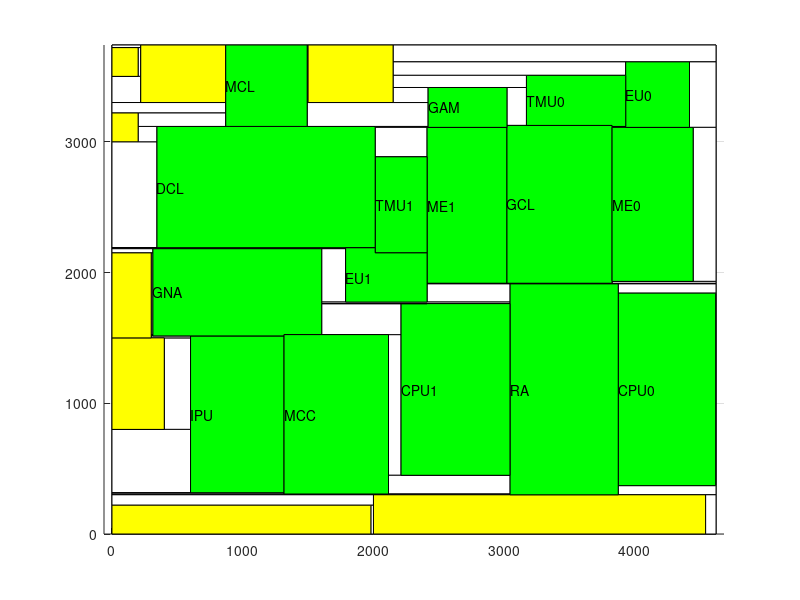

Reproduce this figure in MATLAB.
axis equal;
hold on;
grid on;
block_x=[0 0 4620 4620 0];
block_y=[0 3740 3740 0 0];
fill(block_x, block_y, 'c');
block_x=[0 0 220 220 0];
block_y=[3720 3740 3740 3720 3720];
fill(block_x, block_y, 'w');
block_x=[1493 1493 1500 1500 1493];
block_y=[3300 3740 3740 3300 3300];
fill(block_x, block_y, 'w');
block_x=[2150 2150 4620 4620 2150];
block_y=[3611 3740 3740 3611 3611];
fill(block_x, block_y, 'w');
block_x=[200 200 220 220 200];
block_y=[3500 3720 3720 3500 3500];
fill(block_x, block_y, 'w');
block_x=[1493 1493 2418 2418 1493];
block_y=[3117 3300 3300 3117 3117];
fill(block_x, block_y, 'w');
block_x=[3021 3021 3170 3170 3021];
block_y=[3125 3415 3415 3125 3125];
fill(block_x, block_y, 'w');
block_x=[4417 4417 4620 4620 4417];
block_y=[3110 3611 3611 3110 3110];
fill(block_x, block_y, 'w');
block_x=[2150 2150 3929 3929 2150];
block_y=[3508 3611 3611 3508 3508];
fill(block_x, block_y, 'w');
block_x=[0 0 220 220 0];
block_y=[3300 3500 3500 3300 3300];
fill(block_x, block_y, 'w');
block_x=[2150 2150 3170 3170 2150];
block_y=[3415 3508 3508 3415 3415];
fill(block_x, block_y, 'w');
block_x=[0 0 870 870 0];
block_y=[3220 3300 3300 3220 3220];
fill(block_x, block_y, 'w');
block_x=[2150 2150 2418 2418 2150];
block_y=[3300 3415 3415 3300 3300];
fill(block_x, block_y, 'w');
block_x=[200 200 870 870 200];
block_y=[3117 3220 3220 3117 3117];
fill(block_x, block_y, 'w');
block_x=[0 0 344 344 0];
block_y=[2190 3000 3000 2190 2190];
fill(block_x, block_y, 'w');
block_x=[2013 2013 2418 2418 2013];
block_y=[3110 3117 3117 3110 3110];
fill(block_x, block_y, 'w');
block_x=[200 200 344 344 200];
block_y=[3000 3117 3117 3000 3000];
fill(block_x, block_y, 'w');
block_x=[0 0 2013 2013 0];
block_y=[2189 2190 2190 2189 2189];
fill(block_x, block_y, 'w');
block_x=[2013 2013 2410 2410 2013];
block_y=[2885 3110 3110 2885 2885];
fill(block_x, block_y, 'w');
block_x=[0 0 1787 1787 0];
block_y=[2182 2189 2189 2182 2182];
fill(block_x, block_y, 'w');
block_x=[2410 2410 4620 4620 2410];
block_y=[1913 1918 1918 1913 1913];
fill(block_x, block_y, 'w');
block_x=[3825 3825 3929 3929 3825];
block_y=[3110 3117 3117 3110 3110];
fill(block_x, block_y, 'w');
block_x=[0 0 313 313 0];
block_y=[2150 2182 2182 2150 2150];
fill(block_x, block_y, 'w');
block_x=[1604 1604 1787 1787 1604];
block_y=[1774 2182 2182 1774 1774];
fill(block_x, block_y, 'w');
block_x=[2410 2410 3045 3045 2410];
block_y=[1774 1913 1913 1774 1774];
fill(block_x, block_y, 'w');
block_x=[3872 3872 4620 4620 3872];
block_y=[1842 1913 1913 1842 1842];
fill(block_x, block_y, 'w');
block_x=[4445 4445 4620 4620 4445];
block_y=[1932 3110 3110 1932 1932];
fill(block_x, block_y, 'w');
block_x=[300 300 313 313 300];
block_y=[1525 2150 2150 1525 1525];
fill(block_x, block_y, 'w');
block_x=[1604 1604 3045 3045 1604];
block_y=[1762 1774 1774 1762 1762];
fill(block_x, block_y, 'w');
block_x=[4617 4617 4620 4620 4617];
block_y=[370 1842 1842 370 370];
fill(block_x, block_y, 'w');
block_x=[3825 3825 4620 4620 3825];
block_y=[1918 1932 1932 1918 1918];
fill(block_x, block_y, 'w');
block_x=[400 400 601 601 400];
block_y=[800 1500 1500 800 800];
fill(block_x, block_y, 'w');
block_x=[2115 2115 2211 2211 2115];
block_y=[449 1525 1525 449 449];
fill(block_x, block_y, 'w');
block_x=[3044 3044 3045 3045 3044];
block_y=[449 1762 1762 449 449];
fill(block_x, block_y, 'w');
block_x=[300 300 313 313 300];
block_y=[1515 1525 1525 1515 1515];
fill(block_x, block_y, 'w');
block_x=[1604 1604 2410 2410 1604];
block_y=[1760 1762 1762 1760 1760];
fill(block_x, block_y, 'w');
block_x=[3872 3872 4620 4620 3872];
block_y=[300 370 370 300 300];
fill(block_x, block_y, 'w');
block_x=[0 0 601 601 0];
block_y=[316 800 800 316 316];
fill(block_x, block_y, 'w');
block_x=[2115 2115 3045 3045 2115];
block_y=[306 449 449 306 306];
fill(block_x, block_y, 'w');
block_x=[300 300 1316 1316 300];
block_y=[1514 1515 1515 1514 1514];
fill(block_x, block_y, 'w');
block_x=[1604 1604 2211 2211 1604];
block_y=[1525 1760 1760 1525 1525];
fill(block_x, block_y, 'w');
block_x=[0 0 1316 1316 0];
block_y=[306 316 316 306 306];
fill(block_x, block_y, 'w');
block_x=[300 300 601 601 300];
block_y=[1500 1514 1514 1500 1500];
fill(block_x, block_y, 'w');
block_x=[0 0 3045 3045 0];
block_y=[300 306 306 300 300];
fill(block_x, block_y, 'w');
block_x=[0 0 2000 2000 0];
block_y=[220 300 300 220 220];
fill(block_x, block_y, 'w');
block_x=[4540 4540 4620 4620 4540];
block_y=[0 300 300 0 0];
fill(block_x, block_y, 'w');
block_x=[1980 1980 2000 2000 1980];
block_y=[0 220 220 0 0];
fill(block_x, block_y, 'w');
block_x=[0 0 1980 1980 0];
block_y=[0 220 220 0 0];
fill(block_x, block_y, 'y');
block_x=[2000 2000 4540 4540 2000];
block_y=[0 300 300 0 0];
fill(block_x, block_y, 'y');
block_x=[0 0 400 400 0];
block_y=[800 1500 1500 800 800];
fill(block_x, block_y, 'y');
block_x=[0 0 300 300 0];
block_y=[1500 2150 2150 1500 1500];
fill(block_x, block_y, 'y');
block_x=[0 0 200 200 0];
block_y=[3000 3220 3220 3000 3000];
fill(block_x, block_y, 'y');
block_x=[0 0 200 200 0];
block_y=[3500 3720 3720 3500 3500];
fill(block_x, block_y, 'y');
block_x=[220 220 870 870 220];
block_y=[3300 3740 3740 3300 3300];
fill(block_x, block_y, 'y');
block_x=[1500 1500 2150 2150 1500];
block_y=[3300 3740 3740 3300 3300];
fill(block_x, block_y, 'y');
block_x=[2410 2410 3021 3021 2410];
block_y=[1918 3110 3110 1918 1918];
fill(block_x, block_y, 'g');
text(2410,2514,'ME1')
block_x=[3021 3021 3825 3825 3021];
block_y=[1918 3125 3125 1918 1918];
fill(block_x, block_y, 'g');
text(3021,2521,'GCL')
block_x=[2013 2013 2410 2410 2013];
block_y=[2150 2885 2885 2150 2150];
fill(block_x, block_y, 'g');
text(2013,2517,'TMU1')
block_x=[3825 3825 4445 4445 3825];
block_y=[1932 3110 3110 1932 1932];
fill(block_x, block_y, 'g');
text(3825,2521,'ME0')
block_x=[601 601 1316 1316 601];
block_y=[316 1514 1514 316 316];
fill(block_x, block_y, 'g');
text(601,915,'IPU')
block_x=[870 870 1493 1493 870];
block_y=[3117 3740 3740 3117 3117];
fill(block_x, block_y, 'g');
text(870,3428,'MCL')
block_x=[3872 3872 4617 4617 3872];
block_y=[370 1842 1842 370 370];
fill(block_x, block_y, 'g');
text(3872,1106,'CPU0')
block_x=[3045 3045 3872 3872 3045];
block_y=[300 1913 1913 300 300];
fill(block_x, block_y, 'g');
text(3045,1106,'RA')
block_x=[2211 2211 2410 2410 3044 3044 2211];
block_y=[449 1760 1760 1762 1762 449 449];
fill(block_x, block_y, 'g');
text(2211,1104,'CPU1')
block_x=[313 313 1604 1604 1316 1316 313];
block_y=[1515 2182 2182 1525 1525 1515 1515];
fill(block_x, block_y, 'g');
text(313,1853,'GNA')
block_x=[3929 3929 4417 4417 3929];
block_y=[3110 3611 3611 3110 3110];
fill(block_x, block_y, 'g');
text(3929,3360,'EU0')
block_x=[344 344 2013 2013 344];
block_y=[2190 3117 3117 2190 2190];
fill(block_x, block_y, 'g');
text(344,2653,'DCL')
block_x=[1316 1316 2115 2115 1316];
block_y=[306 1525 1525 306 306];
fill(block_x, block_y, 'g');
text(1316,915,'MCC')
block_x=[1787 1787 2013 2013 2410 2410 1787];
block_y=[1774 2189 2189 2150 2150 1774 1774];
fill(block_x, block_y, 'g');
text(1787,1962,'EU1')
block_x=[3170 3170 3929 3929 3825 3825 3170];
block_y=[3125 3508 3508 3117 3117 3125 3125];
fill(block_x, block_y, 'g');
text(3170,3316,'TMU0')
block_x=[2418 2418 3021 3021 2418];
block_y=[3110 3415 3415 3110 3110];
fill(block_x, block_y, 'g');
text(2418,3262,'GAM')
